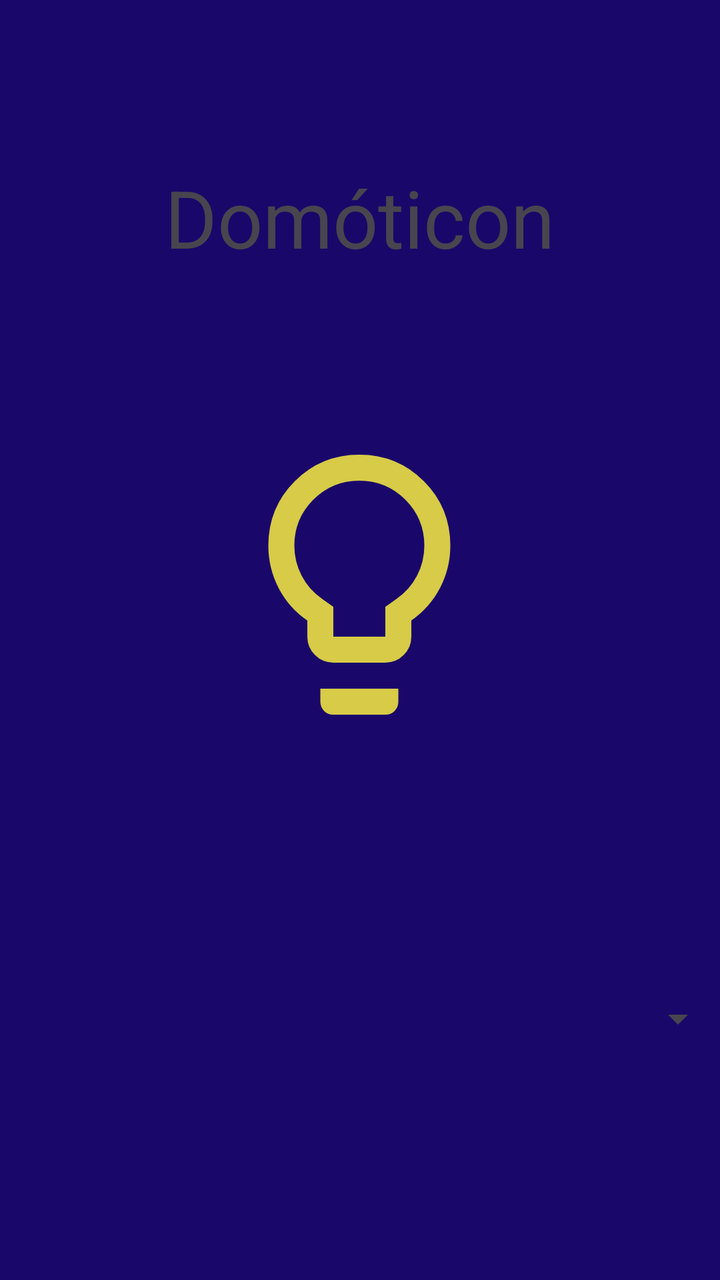
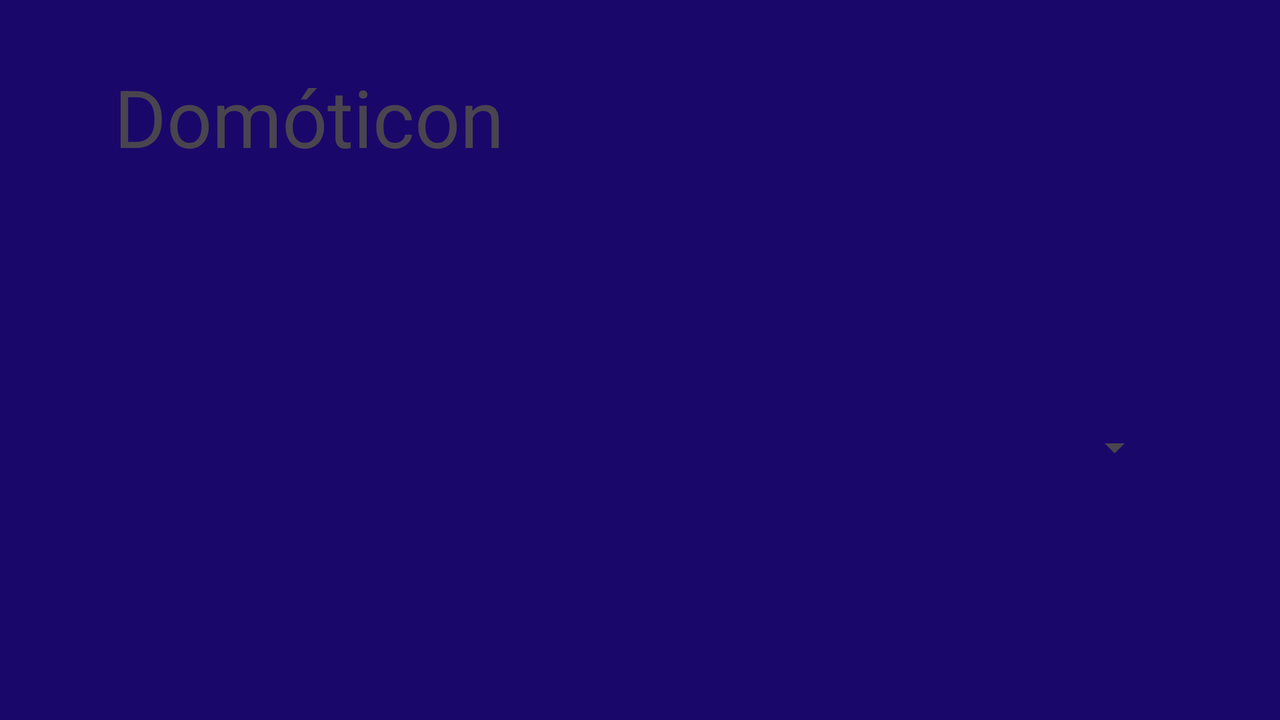

An Android layout and its configuration variant, each rendered on a device that would load it. The default file and the variant file are quoted in full after the pictures.
<!-- AndroidManifest.xml: application theme Theme.Domoticon -->
<!-- res/layout/activity_main.xml -->
<?xml version="1.0" encoding="utf-8"?>
<androidx.constraintlayout.widget.ConstraintLayout xmlns:android="http://schemas.android.com/apk/res/android"
    xmlns:app="http://schemas.android.com/apk/res-auto"
    xmlns:tools="http://schemas.android.com/tools"
    android:id="@+id/main"
    android:layout_width="match_parent"
    android:layout_height="match_parent"
    android:background="#1A076A"
    tools:context=".MainActivity">

    <TextView
        android:id="@+id/textView"
        android:layout_width="wrap_content"
        android:layout_height="wrap_content"
        android:text="Domóticon"
        android:textSize="40sp"
        app:layout_constraintBottom_toBottomOf="parent"
        app:layout_constraintEnd_toEndOf="parent"
        app:layout_constraintHorizontal_bias="0.498"
        app:layout_constraintStart_toStartOf="parent"
        app:layout_constraintTop_toTopOf="parent"
        app:layout_constraintVertical_bias="0.14" />


    <ImageView
        android:id="@+id/img"
        android:layout_width="156dp"
        android:layout_height="173dp"
        android:src="@drawable/outline_lightbulb_2_24"
        app:layout_constraintBottom_toBottomOf="parent"
        app:layout_constraintEnd_toEndOf="parent"
        app:layout_constraintHorizontal_bias="0.498"
        app:layout_constraintStart_toStartOf="parent"
        app:layout_constraintTop_toBottomOf="@+id/textView"
        app:layout_constraintVertical_bias="0.212" />

    <Spinner
        android:id="@+id/spinner"
        android:layout_width="365dp"
        android:layout_height="51dp"
        android:layout_margin="16dp"
        android:entries="@array/opciones_array"
        android:spinnerMode="dropdown"
        app:layout_constraintBottom_toBottomOf="parent"
        app:layout_constraintEnd_toEndOf="parent"
        app:layout_constraintStart_toStartOf="parent"
        app:layout_constraintTop_toBottomOf="@+id/img" />


</androidx.constraintlayout.widget.ConstraintLayout>
<!-- resources referenced by this layout -->
<resources>
  <string-array name="opciones_array">
          <item> </item>
          <item>2</item>
          <item>3</item>
      </string-array>
  <!-- drawable outline_lightbulb_2_24 (drawable) -->
  <vector xmlns:android="http://schemas.android.com/apk/res/android" android:height="24dp" android:tint="#D7CB47" android:viewportHeight="960" android:viewportWidth="960" android:width="24dp">
        
      <path android:fillColor="@android:color/white" android:pathData="M400,720Q367,720 343.5,696.5Q320,673 320,640L320,590Q263,551 231.5,490Q200,429 200,360Q200,243 281.5,161.5Q363,80 480,80Q597,80 678.5,161.5Q760,243 760,360Q760,429 728.5,489.5Q697,550 640,590L640,640Q640,673 616.5,696.5Q593,720 560,720L400,720ZM400,640L560,640Q560,640 560,640Q560,640 560,640L560,548L594,524Q635,496 657.5,452.5Q680,409 680,360Q680,277 621.5,218.5Q563,160 480,160Q397,160 338.5,218.5Q280,277 280,360Q280,409 302.5,452.5Q325,496 366,524L400,548L400,640Q400,640 400,640Q400,640 400,640ZM400,880Q383,880 371.5,868.5Q360,857 360,840L360,800L600,800L600,840Q600,857 588.5,868.5Q577,880 560,880L400,880ZM480,360Q480,360 480,360Q480,360 480,360L480,360L480,360Q480,360 480,360Q480,360 480,360Q480,360 480,360Q480,360 480,360Q480,360 480,360Q480,360 480,360Q480,360 480,360Q480,360 480,360L480,360L480,360Q480,360 480,360Q480,360 480,360Z"/>
      
  </vector>
  <style name="Theme.Domoticon" parent="Base.Theme.Domoticon" />
  <style name="Base.Theme.Domoticon" parent="Theme.Material3.DayNight.NoActionBar">
          
          
      </style>
</resources>
<!-- res/layout-land/activity_main.xml (the repository's variant of the layout above) -->
<!-- drawn on the phone turned sideways -->
<?xml version="1.0" encoding="utf-8"?>
<androidx.constraintlayout.widget.ConstraintLayout xmlns:android="http://schemas.android.com/apk/res/android"
    xmlns:app="http://schemas.android.com/apk/res-auto"
    xmlns:tools="http://schemas.android.com/tools"
    android:id="@+id/main"
    android:layout_width="match_parent"
    android:layout_height="match_parent"
    android:background="#1A076A"
    tools:context=".MainActivity">


    <TextView
        android:id="@+id/textView"
        android:layout_width="wrap_content"
        android:layout_height="wrap_content"
        android:text="Domóticon"
        android:textSize="40sp"
        app:layout_constraintBottom_toBottomOf="parent"
        app:layout_constraintEnd_toEndOf="parent"
        app:layout_constraintHorizontal_bias="0.128"
        app:layout_constraintStart_toStartOf="parent"
        app:layout_constraintTop_toTopOf="parent"
        app:layout_constraintVertical_bias="0.103" />

    <ImageView
        android:id="@+id/img"
        android:layout_width="156dp"
        android:layout_height="173dp"
        android:src="@drawable/icono_bombilla"
        app:layout_constraintBottom_toBottomOf="parent"
        app:layout_constraintEnd_toEndOf="parent"
        app:layout_constraintHorizontal_bias="0.12"
        app:layout_constraintStart_toStartOf="parent"
        app:layout_constraintTop_toBottomOf="@+id/textView"
        app:layout_constraintVertical_bias="0.214" />

    <Spinner
        android:id="@+id/spinner"
        android:layout_width="365dp"
        android:layout_height="51dp"
        android:layout_margin="16dp"
        android:entries="@array/opciones_array"
        android:spinnerMode="dropdown"
        app:layout_constraintBottom_toBottomOf="parent"
        app:layout_constraintEnd_toEndOf="parent"
        app:layout_constraintHorizontal_bias="0.825"
        app:layout_constraintStart_toStartOf="parent"
        app:layout_constraintTop_toTopOf="parent"
        app:layout_constraintVertical_bias="0.658" />


</androidx.constraintlayout.widget.ConstraintLayout>
<!-- resources referenced by the variant -->
<!-- as the phone turned sideways resolves them -->
<resources>
  <string-array name="opciones_array">
          <item> </item>
          <item>2</item>
          <item>3</item>
      </string-array>
  <style name="Theme.Domoticon" parent="Base.Theme.Domoticon" />
  <style name="Base.Theme.Domoticon" parent="Theme.Material3.DayNight.NoActionBar">
          
          
      </style>
</resources>
